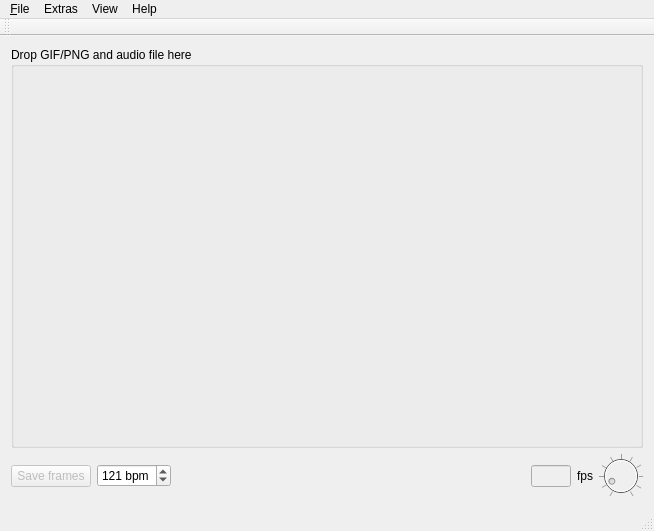
<?xml version="1.0" encoding="UTF-8"?>
<ui version="4.0">
 <class>MainWindow</class>
 <widget class="QMainWindow" name="MainWindow">
  <property name="geometry">
   <rect>
    <x>0</x>
    <y>0</y>
    <width>654</width>
    <height>531</height>
   </rect>
  </property>
  <property name="windowTitle">
   <string>GifExploder</string>
  </property>
  <widget class="QWidget" name="centralWidget">
   <layout class="QGridLayout" name="gridLayout">
    <item row="0" column="0">
     <widget class="QGroupBox" name="originalGroupBox">
      <property name="sizePolicy">
       <sizepolicy hsizetype="Preferred" vsizetype="MinimumExpanding">
        <horstretch>0</horstretch>
        <verstretch>0</verstretch>
       </sizepolicy>
      </property>
      <property name="title">
       <string>Drop GIF/PNG and audio file here</string>
      </property>
     </widget>
    </item>
    <item row="1" column="0">
     <layout class="QHBoxLayout" name="horizontalLayout">
      <item>
       <widget class="QPushButton" name="saveFramesButton">
        <property name="enabled">
         <bool>false</bool>
        </property>
        <property name="text">
         <string>Save frames</string>
        </property>
       </widget>
      </item>
      <item>
       <widget class="QSpinBox" name="bpmSpinBox">
        <property name="suffix">
         <string> bpm</string>
        </property>
        <property name="minimum">
         <number>1</number>
        </property>
        <property name="maximum">
         <number>200</number>
        </property>
        <property name="value">
         <number>121</number>
        </property>
       </widget>
      </item>
      <item>
       <spacer name="horizontalSpacer">
        <property name="orientation">
         <enum>Qt::Horizontal</enum>
        </property>
        <property name="sizeHint" stdset="0">
         <size>
          <width>40</width>
          <height>20</height>
         </size>
        </property>
       </spacer>
      </item>
      <item>
       <widget class="QLineEdit" name="fpsLineEdit">
        <property name="enabled">
         <bool>false</bool>
        </property>
        <property name="sizePolicy">
         <sizepolicy hsizetype="Preferred" vsizetype="Fixed">
          <horstretch>0</horstretch>
          <verstretch>0</verstretch>
         </sizepolicy>
        </property>
        <property name="minimumSize">
         <size>
          <width>33</width>
          <height>0</height>
         </size>
        </property>
        <property name="maximumSize">
         <size>
          <width>40</width>
          <height>16777215</height>
         </size>
        </property>
        <property name="alignment">
         <set>Qt::AlignRight|Qt::AlignTrailing|Qt::AlignVCenter</set>
        </property>
       </widget>
      </item>
      <item>
       <widget class="QLabel" name="label_2">
        <property name="text">
         <string>fps</string>
        </property>
       </widget>
      </item>
      <item>
       <widget class="QDial" name="volumeDial">
        <property name="enabled">
         <bool>false</bool>
        </property>
        <property name="sizePolicy">
         <sizepolicy hsizetype="Fixed" vsizetype="Fixed">
          <horstretch>0</horstretch>
          <verstretch>0</verstretch>
         </sizepolicy>
        </property>
        <property name="minimumSize">
         <size>
          <width>44</width>
          <height>44</height>
         </size>
        </property>
        <property name="maximumSize">
         <size>
          <width>44</width>
          <height>44</height>
         </size>
        </property>
        <property name="toolTip">
         <string>Volume</string>
        </property>
        <property name="maximum">
         <number>100</number>
        </property>
        <property name="value">
         <number>10</number>
        </property>
        <property name="wrapping">
         <bool>false</bool>
        </property>
        <property name="notchTarget">
         <double>10.000000000000000</double>
        </property>
        <property name="notchesVisible">
         <bool>true</bool>
        </property>
       </widget>
      </item>
     </layout>
    </item>
   </layout>
  </widget>
  <widget class="QMenuBar" name="menuBar">
   <property name="geometry">
    <rect>
     <x>0</x>
     <y>0</y>
     <width>654</width>
     <height>21</height>
    </rect>
   </property>
   <widget class="QMenu" name="menu_File">
    <property name="title">
     <string>&amp;File</string>
    </property>
    <addaction name="actionOpenImage"/>
    <addaction name="actionOpenAudio"/>
    <addaction name="separator"/>
    <addaction name="actionSaveFrames"/>
    <addaction name="actionSaveFramesAs"/>
    <addaction name="separator"/>
    <addaction name="actionQuit"/>
   </widget>
   <widget class="QMenu" name="menuExtras">
    <property name="title">
     <string>Extras</string>
    </property>
    <widget class="QMenu" name="menuVolume">
     <property name="title">
      <string>Volume</string>
     </property>
    </widget>
    <addaction name="actionSettings"/>
    <addaction name="menuVolume"/>
   </widget>
   <widget class="QMenu" name="menuHelp">
    <property name="title">
     <string>Help</string>
    </property>
    <addaction name="actionAbout"/>
    <addaction name="actionAboutQt"/>
   </widget>
   <widget class="QMenu" name="menuView">
    <property name="title">
     <string>View</string>
    </property>
    <addaction name="actionViewConsole"/>
   </widget>
   <addaction name="menu_File"/>
   <addaction name="menuExtras"/>
   <addaction name="menuView"/>
   <addaction name="menuHelp"/>
  </widget>
  <widget class="QToolBar" name="mainToolBar">
   <attribute name="toolBarArea">
    <enum>TopToolBarArea</enum>
   </attribute>
   <attribute name="toolBarBreak">
    <bool>false</bool>
   </attribute>
  </widget>
  <widget class="QStatusBar" name="statusBar"/>
  <action name="actionOpenImage">
   <property name="text">
    <string>&amp;Open image ...</string>
   </property>
  </action>
  <action name="actionSaveFrames">
   <property name="text">
    <string>&amp;Save frames</string>
   </property>
  </action>
  <action name="action100">
   <property name="text">
    <string>100%</string>
   </property>
  </action>
  <action name="action75">
   <property name="text">
    <string>75%</string>
   </property>
  </action>
  <action name="action50">
   <property name="text">
    <string>50%</string>
   </property>
  </action>
  <action name="action25">
   <property name="text">
    <string>25%</string>
   </property>
  </action>
  <action name="action0">
   <property name="text">
    <string>0%</string>
   </property>
  </action>
  <action name="actionQuit">
   <property name="text">
    <string>&amp;Quit</string>
   </property>
  </action>
  <action name="actionSettings">
   <property name="text">
    <string>Settings ...</string>
   </property>
  </action>
  <action name="actionD">
   <property name="text">
    <string>d</string>
   </property>
  </action>
  <action name="actionAbout">
   <property name="text">
    <string>About ...</string>
   </property>
  </action>
  <action name="actionAboutQt">
   <property name="text">
    <string>About Qt ...</string>
   </property>
  </action>
  <action name="actionOpenAudio">
   <property name="text">
    <string>Open audio ...</string>
   </property>
  </action>
  <action name="actionSaveFramesAs">
   <property name="text">
    <string>Save frames as ...</string>
   </property>
  </action>
  <action name="actionViewConsole">
   <property name="checkable">
    <bool>true</bool>
   </property>
   <property name="checked">
    <bool>false</bool>
   </property>
   <property name="text">
    <string>Console</string>
   </property>
  </action>
 </widget>
 <layoutdefault spacing="6" margin="11"/>
 <resources/>
 <connections/>
</ui>
